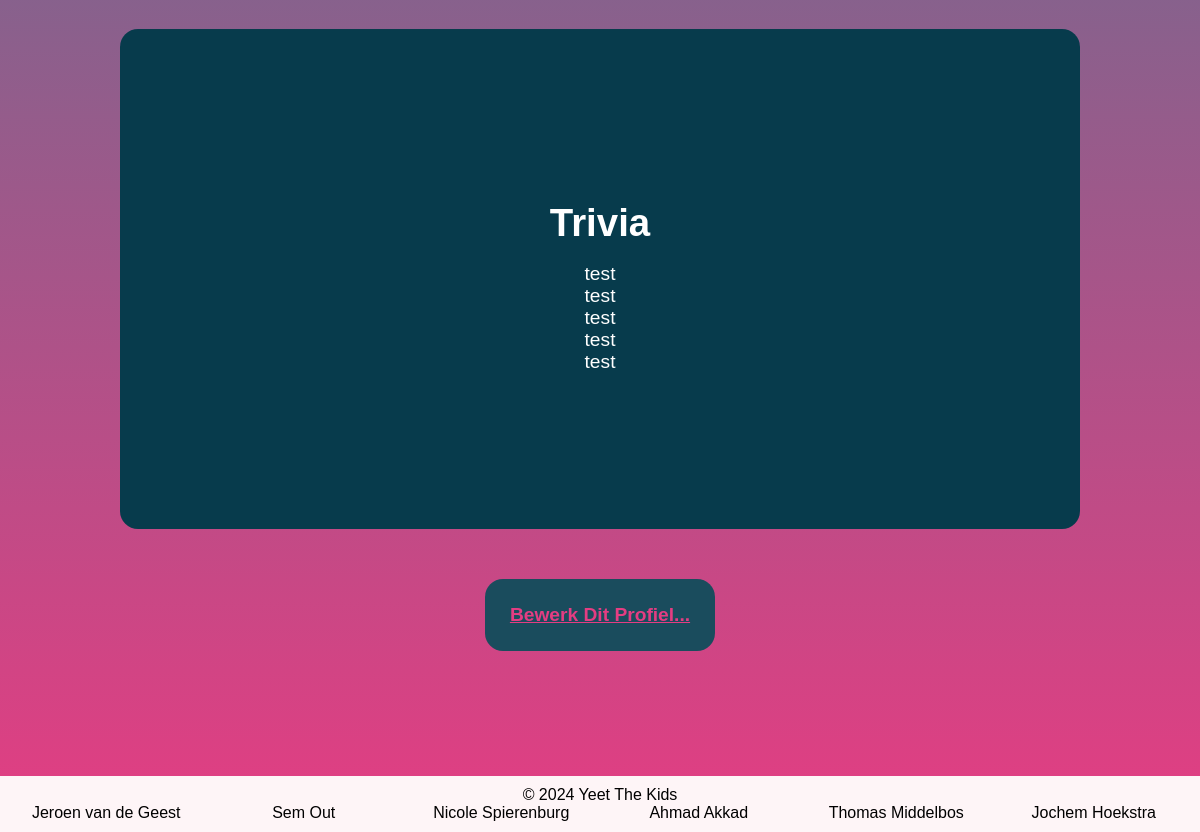
Page /profiles/Jeroen (signed in, lower part) on the earlier database version.
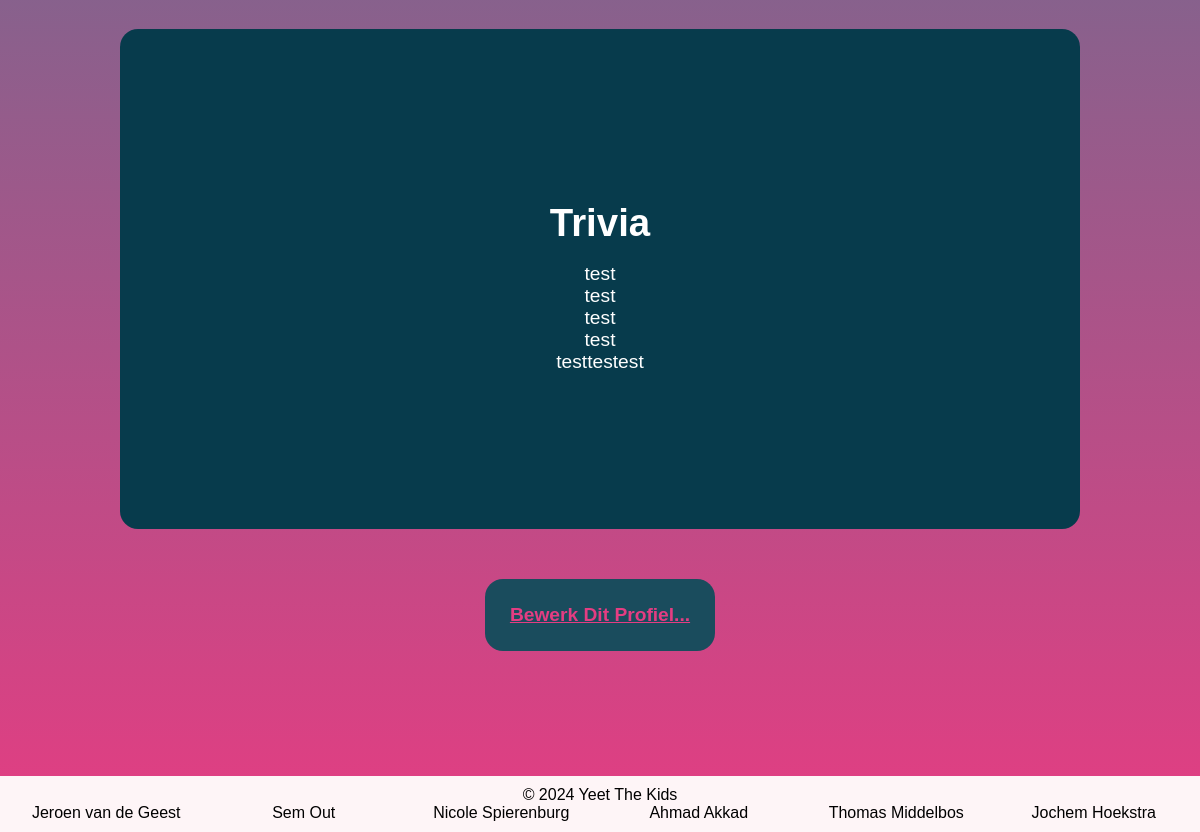
Same page on the later database version.
### user_profiles/models.py (models this page shows, shortened)
class User(AbstractUser):
    GENDERS = [
        ('geheim', 'Geheim'),
        ('vrouw', 'Vrouwelijk'),
        ('man', 'Mannelijk'),
        ('nb', 'Non-Binair'),
    ]
    pfp = models.ImageField(upload_to='profile_pics/', blank=True, null=True)
    first_name = models.CharField(max_length=100)
    last_name = models.CharField(max_length=100)
    city = models.CharField(max_length=100)
    birthday = models.DateField(default=datetime.datetime.now())
    gender = models.CharField(max_length=10, choices=GENDERS)
    pronouns = models.CharField(max_length=15, blank=True)
    number = models.CharField(max_length=12)
    bio = models.TextField(max_length=1000, blank=True)
    trivia1 = models.CharField(max_length=100, blank=True)
    trivia2 = models.CharField(max_length=100, blank=True)
    trivia3 = models.CharField(max_length=100, blank=True)
    trivia4 = models.CharField(max_length=100, blank=True)
    trivia5 = models.CharField(max_length=100, blank=True)
    def __getitem__(self, key):
        return getattr(self, key)

### user_profiles/views.py (the view)
# urls.py: path('<str:current_name>', profile_view, name='profile'),
@login_required
def profile_view(request, current_name):
    user = None
    try:
        user = User.objects.get(username__iexact=current_name)
    except User.DoesNotExist:
        return render(request, '404.html')
    return render(request, 'profile.html', {'user': user})

### user_profiles/templates/profile.html (shortened to what this page needs)
{% extends 'core/base.html' %}
{% load static from static %}
{% block head %}
<link rel="stylesheet" href="{% static 'styles.css' %}">
{% endblock %}
{% block content %}
<div id="main-content">
    <div>
        <div id="profile-container">
            <div class="profile-row" id="row3">
                <div class="rounded-card" id="profile-trivia">
                    <h1>Trivia</h1>
                    <p>{{ user.trivia1 }}</p>
                    <p>{{ user.trivia2 }}</p>
                    <p>{{ user.trivia3 }}</p>
                    <p>{{ user.trivia4 }}</p>
                    <p>{{ user.trivia5 }}</p>
                </div>
                <a href="{% url 'edit_profile' current_name=user.username %}" id="profile-edit-link">
                    <div class="rounded-card" id="profile-edit-box">
                        Bewerk Dit Profiel...
                    </div>
                </a>
            </div>
        </div>
    </div>
</div>
{% endblock %}

Differences in the rows shown:
changed User "test": trivia5 "test" → "testtestest"
